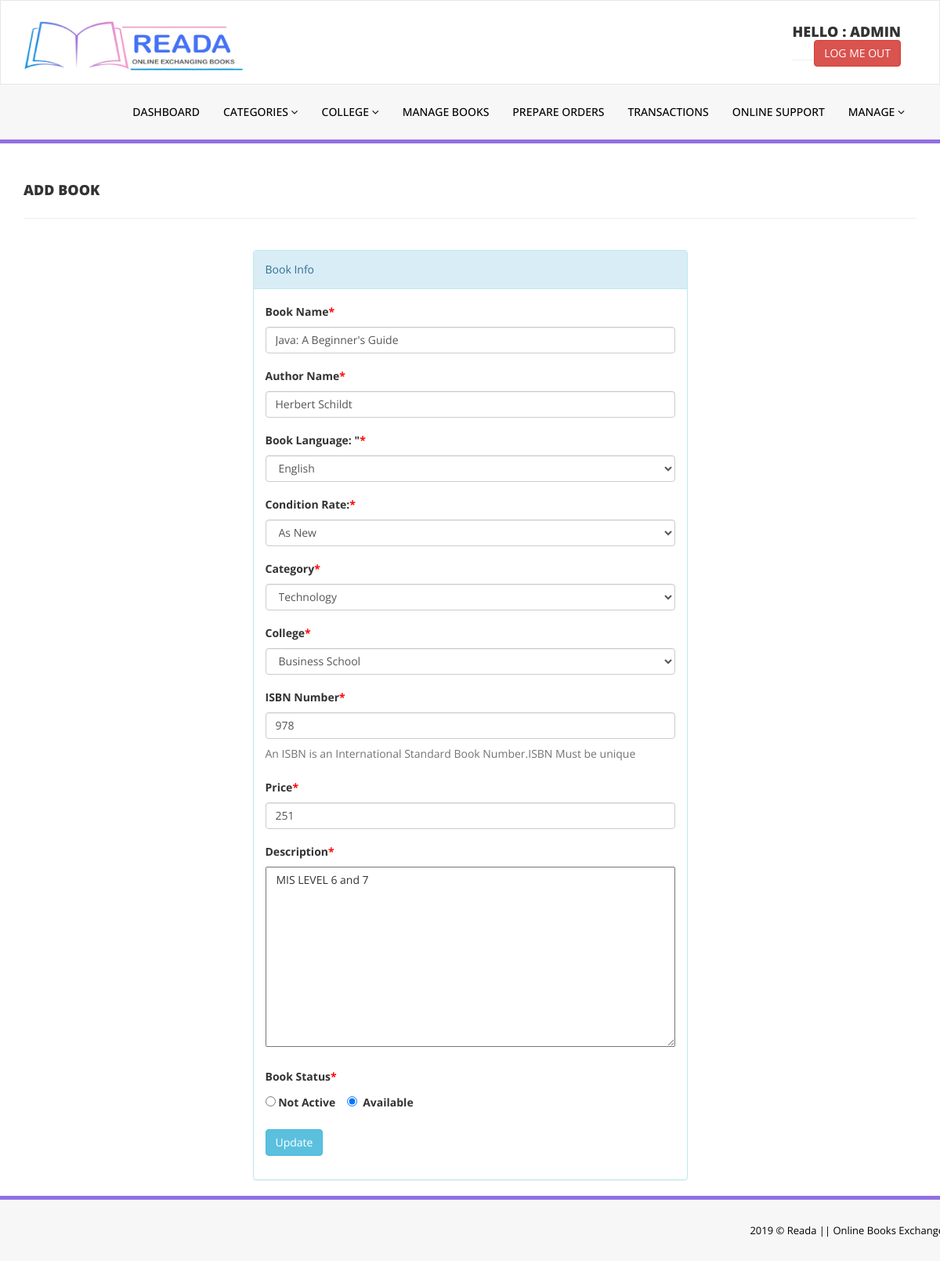
Screenshot of /admin/edit-book.php?bookid=1 (signed in) with the database file from the repository.
### tables this page shows
CREATE TABLE `tblbooks` (
  `id` int(11) NOT NULL,
  `BookName` varchar(255) DEFAULT NULL,
  `Author` varchar(100) DEFAULT NULL,
  `BookLanguage` varchar(60) DEFAULT NULL,
  `Description` text,
  `ConditionRate` varchar(60) DEFAULT NULL,
  `CatId` int(11) DEFAULT NULL,
  `CollegeId` int(11) DEFAULT NULL,
  `ISBNNumber` int(11) DEFAULT NULL,
  `BookPrice` int(11) DEFAULT NULL,
  `com` int(11) NOT NULL,
  `EmailId` varchar(50) NOT NULL,
  `RegDate` timestamp NULL DEFAULT CURRENT_TIMESTAMP,
  `UpdationDate` timestamp NULL DEFAULT NULL ON UPDATE CURRENT_TIMESTAMP
);

CREATE TABLE `tblcategory` (
  `id` int(11) NOT NULL,
  `CategoryName` varchar(150) DEFAULT NULL,
  `Status` int(1) DEFAULT NULL,
  `CreationDate` timestamp NULL DEFAULT CURRENT_TIMESTAMP,
  `UpdationDate` timestamp NOT NULL DEFAULT '0000-00-00 00:00:00' ON UPDATE CURRENT_TIMESTAMP
);

CREATE TABLE `tblcollege` (
  `id` int(11) NOT NULL,
  `College` varchar(100) DEFAULT NULL,
  `creationDate` timestamp NULL DEFAULT CURRENT_TIMESTAMP,
  `UpdationDate` timestamp NULL DEFAULT NULL ON UPDATE CURRENT_TIMESTAMP
);

### src/admin/edit-book.php (the view, shortened to what this page needs)
<?php
include('includes/config.php');
if(strlen($_SESSION['alogin'])==0)
    {
header('location:index.php');
}
else{
?>
<!DOCTYPE html>
<html xmlns="http://www.w3.org/1999/xhtml">
<head>
    <link href="assets/css/bootstrap.css" rel="stylesheet" />
    <link href="assets/css/font-awesome.css" rel="stylesheet" />
    <link href="assets/css/style.css" rel="stylesheet" />
</head>
<body>
<?php include('includes/header.php');?>
    <div class="content-wra">
    <div class="content-wrapper">
         <div class="container">
        <div class="row pad-botm">
            <div class="col-md-12">
                <h4 class="header-line">Add Book</h4>
                            </div>
</div>
<div class="row">
<div class="col-md-6 col-sm-6 col-xs-12 col-md-offset-3">
<div class="panel panel-info">
<div class="panel-heading">
Book Info
</div>
<div class="panel-body">
<form role="form" method="post">
<?php
$bookid=intval($_GET['bookid']);
$sql = "SELECT tblbooks.com,tblbooks.BookName,tblbooks.Author,tblcategory.CategoryName,tblcategory.id as cid,tblcollege.College,tblcollege.id as athrid,tblbooks.ISBNNumber,tblbooks.BookPrice,tblbooks.BookLanguage,tblbooks.ConditionRate,tblbooks.Description,tblbooks.id as bookid from  tblbooks join tblcategory on tblcategory.id=tblbooks.CatId join tblcollege on tblcollege.id=tblbooks.CollegeId where tblbooks.id=:bookid";
$query = $dbh -> prepare($sql);
$query->bindParam(':bookid',$bookid,PDO::PARAM_STR);
$query->execute();
$results=$query->fetchAll(PDO::FETCH_OBJ);
if($query->rowCount() > 0)
{
foreach($results as $result)
{               ?>
<div class="form-group">
<label>Book Name<span style="color:red;">*</span></label>
<input class="form-control" type="text" name="bookname" value="<?php echo htmlentities($result->BookName);?>" required />
</div>
    <div class="form-group">
<label>Author Name<span style="color:red;">*</span></label>
<input class="form-control" type="text" name="author" value="<?php echo htmlentities($result->Author);?>" required />
</div>
    <div class="form-group">
<div class="form-group">
<label>Book Language: "<span style="color:red;">*</span></label>
                    <select class="form-control" name= "Blanguage" >
                        <option <?php if (htmlentities($result->BookLanguage)==='English'){echo 'selected="selected"';};?>>English</option>
                    </select>
</div>
<div class="form-group">
<label>Condition Rate:<span style="color:red;">*</span></label>
                    <select class="form-control" name= "rating">
                        <option <?php if (htmlentities($result->ConditionRate)==='As New'){echo 'selected="selected"';};?> >As New</option>
                    </select>
</div>
<div class="form-group">
<label> Category<span style="color:red;">*</span></label>
<select class="form-control" name="category" required="required">
<option value="<?php echo htmlentities($result->cid);?>"> <?php echo htmlentities($catname=$result->CategoryName);?></option>
</select>
</div>
<div class="form-group">
<label> College<span style="color:red;">*</span></label>
<select class="form-control" name="college" required="required">
<option value="<?php echo htmlentities($result->athrid);?>"> <?php echo htmlentities($athrname=$result->College);?></option>
</select>
</div>
<div class="form-group">
<label>ISBN Number<span style="color:red;">*</span></label>
<input class="form-control" type="text" name="isbn" value="<?php echo htmlentities($result->ISBNNumber);?>"  required="required" />
<p class="help-block">An ISBN is an International Standard Book Number.ISBN Must be unique</p>
</div>
 <div class="form-group">
 <label>Price<span style="color:red;">*</span></label>
 <input class="form-control" type="text" name="price" value="<?php echo htmlentities($result->BookPrice);?>"   required="required" />
 </div>
<div class="form-group">
<label>Description<span style="color:red;">*</span></label>
<textarea name="descr" value="" cols="70" rows="8"  autocomplete="off" required> <?php echo htmlentities($result->Description);?></textarea>
</div>
  <div class="form-group">
 <label >Book Status<span  style="color:red;">*</span></label><br>
      <?php $x=htmlentities($result->com); ?>
 <label><input class="" type="radio" name="com" value="0" required="required"
               <?php if ($x==0) {echo "checked";}?>
               />&nbsp;Not Active</label> &nbsp;&nbsp;
 <label><input class="" type="radio" name="com" value="1" required="required"
               <?php if ($x==1) {echo "checked";}?>
               /> &nbsp;Available</label>&nbsp;&nbsp;
 </div>
 <?php }} ?>
<button type="submit" name="update" class="btn btn-info">Update </button>
                                    </form>
                            </div>
                        </div>
                            </div>
        </div>
    </div>
    </div>
  <?php include('includes/footer.php');?>
</body>
</html>
<?php } ?>

### src/admin/assets/css/style.css (style rules this page uses)
.content-wrapper { margin-top: 40px; min-height:800px; padding-bottom:90px; }
.header-line { font-weight:900; padding-bottom:25px; border-bottom:1px solid #eeeeee; text-transform:uppercase; }
.pad-botm { padding-bottom:30px; }

### rows the page displays
tblbooks: bookname "Java: A Beginner's Guide", author "Herbert Schildt", Blanguage "English", rating "As New", category "Technology", college "Business School", isbn "978", price "251", descr "MIS LEVEL 6 and 7", com "☐ Not Active", com "☑ Available"

### other values shown
$_SESSION['alogin'] "ADMIN"
